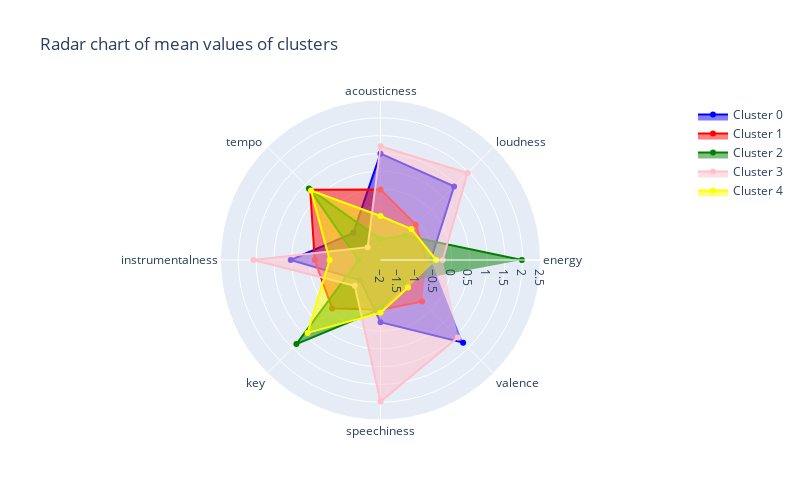

The code cell stored with this chart in its notebook:
### Markdown cell above
#### Chart

### Code cell
# state the label for each arm of the chart
categories = ['energy', 'loudness', 'acousticness','tempo ','instrumentalness','key','speechiness', 'valence']

# plot the initialised plot
fig = go.Figure()

# add a layer over the top of the initialised plot - this one is for cluster 0
fig.add_trace(go.Scatterpolar(
      r=[result_means_distance.loc[result_means_distance["cluster"] == 0, 'key'].mean(),
        result_means_distance.loc[result_means_distance["cluster"] == 0, 'energy'].mean(),
        result_means_distance.loc[result_means_distance["cluster"] == 0, 'loudness'].mean(),
        result_means_distance.loc[result_means_distance["cluster"] == 0, 'acousticness'].mean(),
        result_means_distance.loc[result_means_distance["cluster"] == 0, 'tempo'].mean(),
        result_means_distance.loc[result_means_distance["cluster"] == 0, 'instrumentalness'].mean(),
        result_means_distance.loc[result_means_distance["cluster"] == 0, 'speechiness'].mean(),
        result_means_distance.loc[result_means_distance["cluster"] == 0, 'valence'].mean()
],
      theta=categories,
      fill='toself',
      name='Cluster 0',
      marker=dict(color="blue")
))

# add a layer over the top of the initialised plot - this one is for cluster 1
fig.add_trace(go.Scatterpolar(
      r=[result_means_distance.loc[result_means_distance["cluster"] == 1, 'key'].mean(),
        result_means_distance.loc[result_means_distance["cluster"] == 1, 'energy'].mean(),
        result_means_distance.loc[result_means_distance["cluster"] == 1, 'loudness'].mean(),
        result_means_distance.loc[result_means_distance["cluster"] == 1, 'acousticness'].mean(),
        result_means_distance.loc[result_means_distance["cluster"] == 1, 'tempo'].mean(),
        result_means_distance.loc[result_means_distance["cluster"] == 1, 'instrumentalness'].mean(),
        result_means_distance.loc[result_means_distance["cluster"] == 1, 'speechiness'].mean(),
        result_means_distance.loc[result_means_distance["cluster"] == 1, 'valence'].mean()],
      theta=categories,
      fill='toself',
      name='Cluster 1',
      marker=dict(color="red")
))

# add a layer over the top of the initialised plot - this one is for cluster 2
fig.add_trace(go.Scatterpolar(
      r=[result_means_distance.loc[result_means_distance["cluster"] == 2, 'key'].mean(),
        result_means_distance.loc[result_means_distance["cluster"] == 2, 'energy'].mean(),
        result_means_distance.loc[result_means_distance["cluster"] == 2, 'loudness'].mean(),
        result_means_distance.loc[result_means_distance["cluster"] == 2, 'acousticness'].mean(),
        result_means_distance.loc[result_means_distance["cluster"] == 2, 'tempo'].mean(),
        result_means_distance.loc[result_means_distance["cluster"] == 2, 'instrumentalness'].mean(),
        result_means_distance.loc[result_means_distance["cluster"] == 2, 'speechiness'].mean(),
        result_means_distance.loc[result_means_distance["cluster"] == 2, 'valence'].mean()],
      theta=categories,
      fill='toself',
      name='Cluster 2',
      marker=dict(color="green")
))

# add a layer over the top of the initialised plot - this one is for cluster 3
fig.add_trace(go.Scatterpolar(
      r=[result_means_distance.loc[result_means_distance["cluster"] == 3, 'key'].mean(),
        result_means_distance.loc[result_means_distance["cluster"] == 3, 'energy'].mean(),
        result_means_distance.loc[result_means_distance["cluster"] == 3, 'loudness'].mean(),
        result_means_distance.loc[result_means_distance["cluster"] == 3, 'acousticness'].mean(),
        result_means_distance.loc[result_means_distance["cluster"] == 3, 'tempo'].mean(),
        result_means_distance.loc[result_means_distance["cluster"] == 3, 'instrumentalness'].mean(),
        result_means_distance.loc[result_means_distance["cluster"] == 3, 'speechiness'].mean(),
        result_means_distance.loc[result_means_distance["cluster"] == 3, 'valence'].mean()],
      theta=categories,
      fill='toself',
      name='Cluster 3',
      marker=dict(color="pink")
))

# add a layer over the top of the initialised plot - this one is for cluster 4
fig.add_trace(go.Scatterpolar(
      r=[result_means_distance.loc[result_means_distance["cluster"] == 4, 'key'].mean(),
        result_means_distance.loc[result_means_distance["cluster"] == 4, 'energy'].mean(),
        result_means_distance.loc[result_means_distance["cluster"] == 4, 'loudness'].mean(),
        result_means_distance.loc[result_means_distance["cluster"] == 4, 'acousticness'].mean(),
        result_means_distance.loc[result_means_distance["cluster"] == 4, 'tempo'].mean(),
        result_means_distance.loc[result_means_distance["cluster"] == 4, 'instrumentalness'].mean(),
        result_means_distance.loc[result_means_distance["cluster"] == 4, 'speechiness'].mean(),
        result_means_distance.loc[result_means_distance["cluster"] == 4, 'valence'].mean()],
      theta=categories,
      fill='toself',
      name='Cluster 4',
      marker=dict(color="yellow")
))



# Add extras to the plot such as title
# You'll always need `polar=dict(radialaxis=dict(visible=True,range=[0, 1])),` when creating a radar plot
fig.update_layout(
  title_text = 'Radar chart of mean values of clusters',
  height = 500,
  width = 800,
  polar=dict(
    radialaxis=dict(
      visible=True,
      range=[-2, 2.5]
    )),
  showlegend=True
)

# Show the initialised plot and the layers
fig.show()

### Figure 1 — Plotly figure (JSON) as saved in the notebook; plotly's stock layout.template omitted (floating-point values rounded to 4 significant figures)
{"data": [{"fill": "toself", "marker": {"color": "blue"}, "name": "Cluster 0", "r": [-0.5857, 0.9265, 0.9914, -0.9181, 0.5243, -1.194, -0.2492, 1.287], "theta": ["energy", "loudness", "acousticness", "tempo ", "instrumentalness", "key", "speechiness", "valence"], "type": "scatterpolar"}, {"fill": "toself", "marker": {"color": "red"}, "name": "Cluster 1", "r": [-0.708, -0.5935, -0.01783, 0.7966, -0.1502, -0.07582, -0.6032, -0.3444], "theta": ["energy", "loudness", "acousticness", "tempo ", "instrumentalness", "key", "speechiness", "valence"], "type": "scatterpolar"}, {"fill": "toself", "marker": {"color": "green"}, "name": "Cluster 2", "r": [1.976, -1.027, -1.412, 0.8461, -1.38, 1.345, -0.6158, -1.116], "theta": ["energy", "loudness", "acousticness", "tempo ", "instrumentalness", "key", "speechiness", "valence"], "type": "scatterpolar"}, {"fill": "toself", "marker": {"color": "pink"}, "name": "Cluster 3", "r": [-0.2504, 1.464, 1.201, -1.49, 1.573, -0.9745, 1.983, 1.078], "theta": ["energy", "loudness", "acousticness", "tempo ", "instrumentalness", "key", "speechiness", "valence"], "type": "scatterpolar"}, {"fill": "toself", "marker": {"color": "yellow"}, "name": "Cluster 4", "r": [-0.4322, -0.7694, -0.7625, 0.7655, -0.5675, 0.8996, -0.5144, -0.9046], "theta": ["energy", "loudness", "acousticness", "tempo ", "instrumentalness", "key", "speechiness", "valence"], "type": "scatterpolar"}], "layout": {"height": 500, "polar": {"radialaxis": {"range": [-2, 2.5], "visible": true}}, "showlegend": true, "title": {"text": "Radar chart of mean values of clusters"}, "width": 800}}
